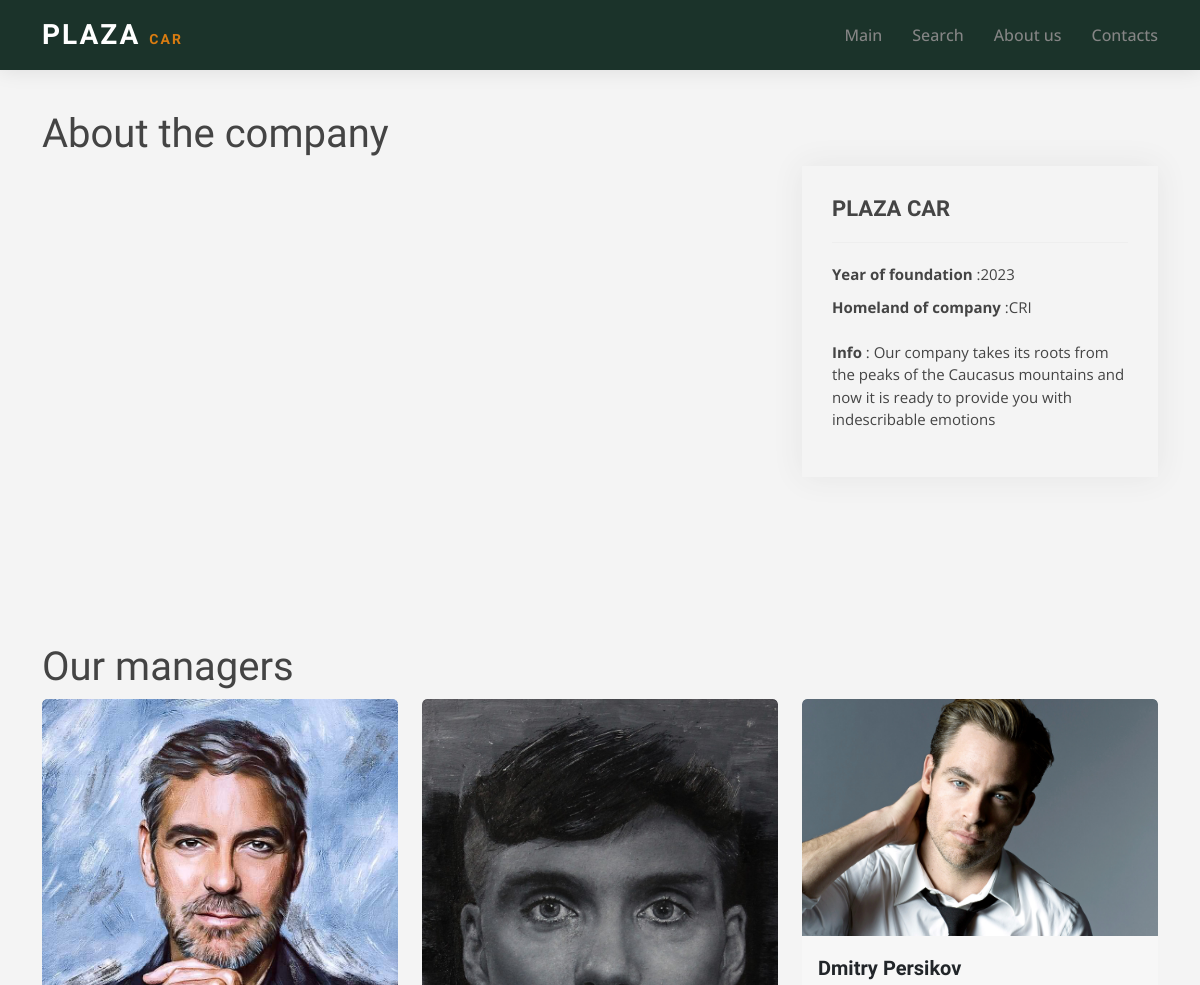
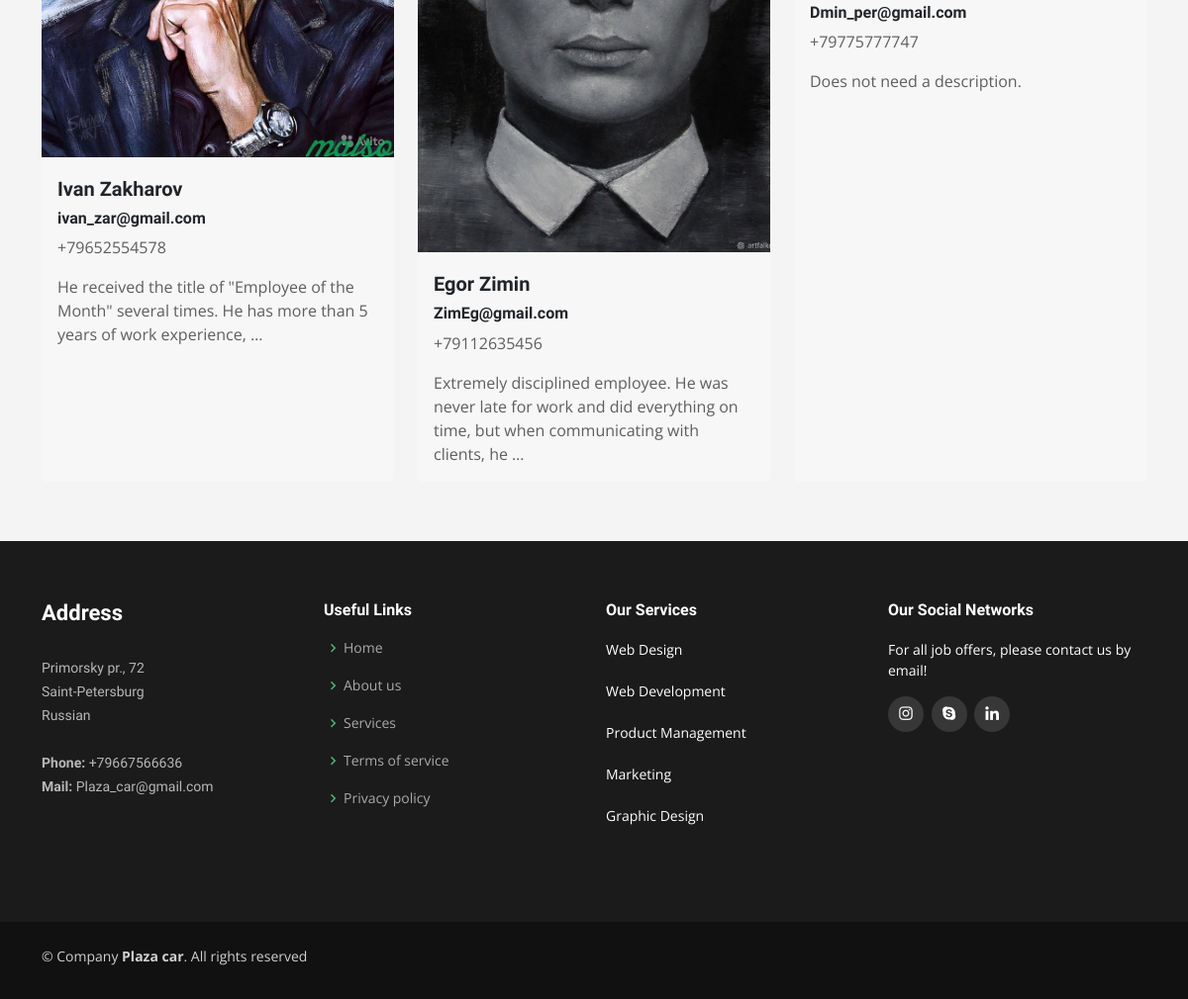
The page /about/ on the database its author committed (2 pictures, top to bottom).
### about/models.py (models this page shows, shortened)
class Manager(models.Model):
    name = models.CharField(max_length=50)
    photo = models.ImageField(upload_to='manager_photo')
    email = models.EmailField()
    phone = models.CharField(max_length=50)
    info = models.TextField(blank=True, null=True)

### about/views.py (the view)
# urls.py: path('', about_views, name='about'),
def about_views(request):
    managers = Manager.objects.all()
    return render(request, 'about.html', {'managers':managers})

### templates/about.html (shortened to what this page needs)
{% extends 'base_new.html' %}
{% load static %}
{% block content %}
      <section id="portfolio-details" class="portfolio-details">
        <div class="container">
          <h1>About the company</h1>
          <div class="row gy-4">
            <div class="col-lg-8">
              <div class="portfolio-details-slider swiper">
                <div class="swiper-wrapper align-items-center">
                </div>
              </div>
            </div>
            <div class="col-lg-4">
              <div class="portfolio-info">
                <h3>PLAZA CAR</h3>
                <ul>
                  <li><strong>Year of foundation </strong>:2023  </li>
                  <li><strong>Homeland of company </strong>:CRI </li>
                    <br>
                  <li><strong>Info </strong>: Our company takes its roots from the peaks of the Caucasus mountains and now it is ready to provide you with indescribable emotions </li>
                </ul>
              </div>
              <div class="portfolio-description">
              </div>
            </div>
          </div>
        </div>
      </section>
    </main>
{% load thumbnail %}
  <section id="features" class="features">
    <div class="container">
      <h1>Our managers</h1>
      <div class="row d-flex justify-content-center">
        {% for manager in managers %}
        <div class="col-lg-4 col-md-6 d-flex align-items-stretch">
          <div class="card">
            <img src="{% thumbnail manager.photo 450x600 crop %}" class="card-img-top" alt="..." >
            <div class="card-body">
               <h5 class="card-title">{{ manager.name }}</h5>
            <h6 class="card-title">{{ manager.email }}</h6>
            <p class="card-text">{{ manager.phone }}</p>
            <p class="card-text">{{ manager.info|truncatewords:20 }}</p>
            </div>
          </div>
        </div>
        {% endfor %}
      </div>
    </div>
  </section>
{% endblock %}

### static/css/style.css (style rules this page uses)
body { font-family: "Open Sans", sans-serif; color: #444444; background-color: #f4f4f4; }
h1, h2, h3, h4, h5, h6 { font-family: "Raleway", sans-serif; }
section { padding: 60px 0; overflow: hidden; }
.features .card { border-radius: 5px; overflow: hidden; border: 0; background: #f7f7f7; position: relative; transition: 0.3s; }
.features .card-body { padding-top: 20px; position: relative; }
.features .card-title { font-weight: 700; position: relative; z-index: 2; }
.features .card-text { position: relative; z-index: 2; color: #5e5e5e; }
.portfolio-details { padding-top: 40px; }
.portfolio-details .portfolio-info { padding: 30px; box-shadow: 0px 0 30px rgba(68, 68, 68, 0.08); }
.portfolio-details .portfolio-info h3 { font-size: 22px; font-weight: 700; margin-bottom: 20px; padding-bottom: 20px; border-bottom: 1px solid #eee; }
.portfolio-details .portfolio-info ul { list-style: none; padding: 0; font-size: 15px; }
.portfolio-details .portfolio-info ul li+li { margin-top: 10px; }
.portfolio-details .portfolio-description { padding-top: 30px; }

### rows shown on the page
Manager: photo (picture), name "Ivan Zakharov", email "ivan_zar@gmail.com", phone "+79652554578", info "He received the title of \"Employee of the Month\" several times. He has more than 5 years of work experience, …"
Manager: photo (picture), name "Egor Zimin", email "ZimEg@gmail.com", phone "+79112635456", info "Extremely disciplined employee. He was never late for work and did everything on time, but when communicating with clients, he …"
Manager: photo (picture), name "Dmitry Persikov", email "Dmin_per@gmail.com", phone "+79775777747", info "Does not need a description."
